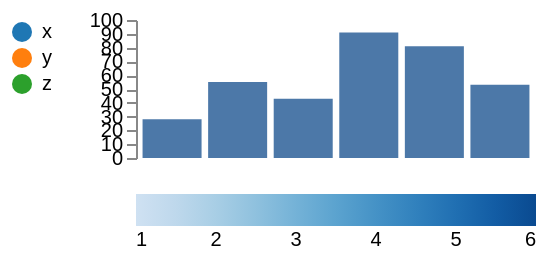

Write a Vega-Lite specification for this figure.
### Vega specification from a JSON file in a GitHub repository (floating-point values rounded to 4 significant figures)
{"width": 200, "height": 120, "padding": 5, "data": [{"name": "t", "values": [{"a": "Alpha", "b": 28, "c": "x", "d": 1}, {"a": "Bravo", "b": 55, "c": "y", "d": 2}, {"a": "Charlie", "b": 43, "c": "x", "d": 3}, {"a": "Delta", "b": 91, "c": "z", "d": 4}, {"a": "Echo", "b": 81, "c": "y", "d": 5}, {"a": "Foxtrot", "b": 53, "c": "z", "d": 6}]}], "scales": [{"name": "x", "type": "band", "domain": {"data": "t", "field": "a"}, "range": "width", "padding": 0.1}, {"name": "y", "type": "linear", "domain": {"data": "t", "field": "b"}, "range": "height", "nice": true}, {"name": "color", "type": "ordinal", "domain": {"data": "t", "field": "c"}, "range": {"scheme": "category10"}}, {"name": "ramp", "type": "linear", "domain": {"data": "t", "field": "d"}, "range": {"scheme": "blues"}}, {"name": "size", "type": "linear", "domain": {"data": "t", "field": "b"}, "range": [10, 200]}, {"name": "shape", "type": "ordinal", "domain": {"data": "t", "field": "c"}, "range": "symbol"}, {"name": "quant", "type": "quantize", "domain": [0, 100], "range": {"scheme": "greens", "count": 4}}], "marks": [{"type": "rect", "from": {"data": "t"}, "encode": {"enter": {"x": {"scale": "x", "field": "a"}, "width": {"scale": "x", "band": 1}, "y": {"scale": "y", "field": "b"}, "y2": {"scale": "y", "value": 0}}}}], "autosize": {"type": "fit-y", "contains": "content"}, "axes": [{"orient": "left", "scale": "y"}], "legends": [{"fill": "ramp", "type": "gradient", "orient": "bottom", "direction": "horizontal"}, {"fill": "color", "orient": "left"}]}
